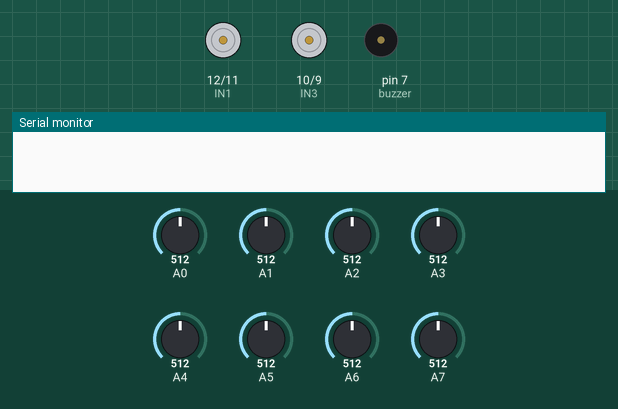
Recording of a sketch running on a simulated Arduino Mega 2560, built with avr-gcc and run on an emulated ATmega2560. On the bench: motor-driver pin pairs drawn as motors (green arrow = first pin HIGH = forward, orange = second pin HIGH = backward, longer = more drive, scaled by the enable pin), buzzer (waves = sounding), the last lines printed to the serial monitor. The test bench sets the inputs (shaded band); at power-on: A1 = 512, A0 = 512, A2 = 512, A3 = 512, A4 = 512, A5 = 512, A6 = 512, A7 = 512. Storage starts empty.

Above: at 0.1 s.
At 12.0 s:
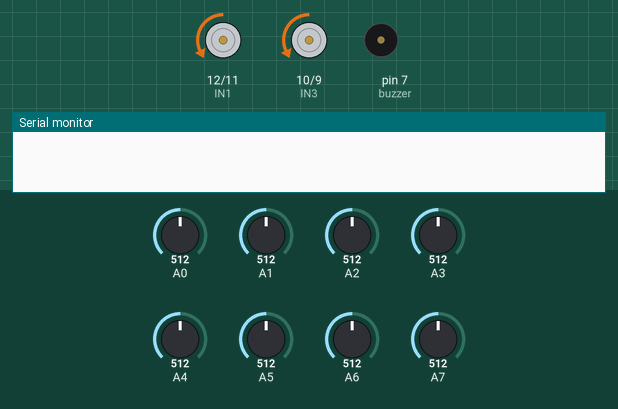
12.1 s: A1 set to 716
15.1 s: A0 set to 716
At 23.0 s:
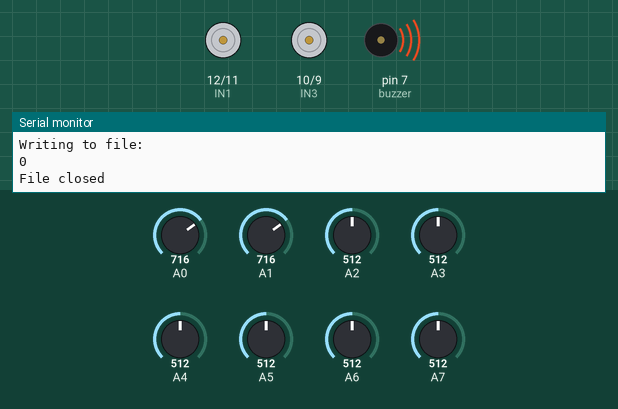
Timing chart, 0 to 25.8 s (numbered marks = the images above; inputs shaded):
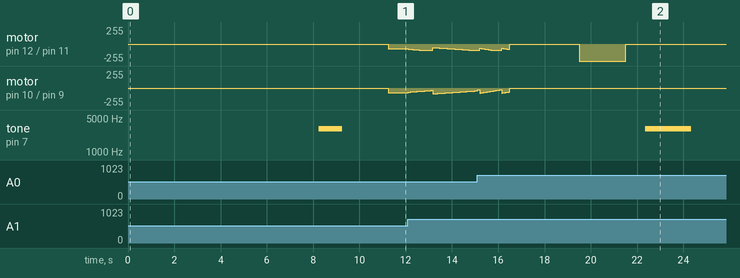

The sketch:

get_input_and_output_data.ino
```cpp
#include <QTRSensors.h>
#include <SD.h>
#include <SPI.h>
#include <stdio.h>
#include <stdlib.h>
QTRSensors qtr;
File file;
const uint8_t SensorCount = 8;
uint16_t sensorValues[SensorCount];
//PID control system variables
float Kp = 0.07;
float Ki = 0.0008;
float Kd = 0.6;
int P;
int I;
int D;
int lastError = 0;
unsigned long previousMillis = 0;
unsigned long interval = 10.00;
unsigned long currentMillis;
int CS_PIN = 53;
// initialization of maxspeed and basedspeed
const uint8_t max_speed = 90;
const uint8_t base_speed = 70;
//motors declarations
#define ENA 13
#define IN1 12
#define IN2 11
#define IN3 10
#define IN4 9
#define ENB 8
#define calibration_button 2
const int buzzer = 7; //buzzer to arduino pin 7
bool test=false;
int errorTab[500];
int motorSpeedTab[500];
int j=0;
int error;
int motorspeed;

void setup() {
  // put your setup code here, to run once:
  Serial.begin(9600); // Starts the serial communication
  //calibrate button and led declarations
  pinMode(calibration_button, INPUT_PULLUP);
  pinMode(buzzer, OUTPUT); // Set buzzer - pin 7 as an output
   pinMode(13, OUTPUT);
  //motors declarations
  pinMode(ENA,OUTPUT);
  pinMode(ENB,OUTPUT);
  pinMode(IN1,OUTPUT);
  pinMode(IN2,OUTPUT);
  pinMode(IN3,OUTPUT);
  pinMode(IN4,OUTPUT);
  //qtr 8rc declarations
  qtr.setTypeAnalog();
  qtr.setSensorPins((const uint8_t[]) {
  A0, A1, A2, A3, A4, A5, A6, A7
  }, SensorCount);

    calibrate();
    delay(2000);


  while (1) {
    if (millis()>16500) {
       stop();
       delay(3000);
       digitalWrite(13, HIGH);
       delay(2000);
       digitalWrite(13, LOW);
       storeData();
       tone(buzzer, 3000);
       delay(2000);
       noTone(buzzer);
       break;
    }
    else
     PID_control() ;
  }


}

void loop() {
  // put your main code here, to run repeatedly
}

void calibrate(){
  delay(1500);
  for (int i = 0; i < 150; i++) {
    qtr.calibrate();
    delay(20);
    }
  tone(buzzer, 3000);
  delay(1000);
  noTone(buzzer);
}

void PID_control() {
  uint16_t position = qtr.readLineBlack(sensorValues); //read the current position
  int error = 3500 - position; //3500 is the ideal position (the centre)
  P = error;
  I = I + error;
  D = error - lastError;
  lastError = error;
  int motorspeed = P*Kp + I*Ki + D*Kd; //calculate the correction
                                       //needed to be applied to the speed

  int motor_speeda = base_speed + motorspeed;
  int motor_speedb =  base_speed - motorspeed;

  if (motor_speeda > max_speed) {
    motor_speeda = max_speed;
  }
  if (motor_speedb > max_speed) {
    motor_speedb = max_speed;
  }
  if (motor_speeda < 0) {
    motor_speeda = 0;
  }
  if (motor_speedb < 0) {
    motor_speedb = 0;
  }
  forward_brake(motor_speeda, motor_speedb);

  currentMillis = millis();
  if ((currentMillis - previousMillis) >= interval) {
    previousMillis = currentMillis;
    errorTab[j]=error;
    motorSpeedTab[j]=motorspeed;
    j++;
  }
}

void forward_brake(int motor_speeda,int motor_speedb){
  analogWrite(ENA,motor_speeda);
  digitalWrite(IN1,LOW);
  digitalWrite(IN2,HIGH);
  analogWrite(ENB,motor_speedb);
  digitalWrite(IN3,LOW);
  digitalWrite(IN4,HIGH);
}

void stop(){
  analogWrite(ENA,0);
  analogWrite(ENB,0);
}

void initializeSD()
{
  Serial.println("Initializing SD card...");
  pinMode(CS_PIN, OUTPUT);

  if (SD.begin())
  {
    Serial.println("SD card is ready to use.");
  } else
  {
    Serial.println("SD card initialization failed");
    return;
  }
}

int createFile(char filename[])
{
  file = SD.open(filename, FILE_WRITE);

  if (file)
  {
    Serial.println("File created successfully.");
    return 1;
  } else
  {
    Serial.println("Error while creating file.");
    return 0;
  }
}

int writeToFile(char text[])
{
  if (file)
  {
    file.println(text);
    Serial.println("Writing to file: ");
    Serial.println(text);
    return 1;
  } else
  {
    Serial.println("Couldn't write to file");
    return 0;
  }
}

void closeFile()
{
  if (file)
  {
    file.close();
    Serial.println("File closed");
  }
}

void storeData()
{
  char StringError[10];
  char StringMotorSpeed[15];
  initializeSD();
  for(int k=0;k<=1;k++ ){
     sprintf(StringError, "%d", errorTab[k]);
     createFile("errors.txt");
     writeToFile(StringError);
     closeFile();
  }

  for(int m=0;m<=10;m++ ){
     sprintf(StringMotorSpeed, "%d", motorSpeedTab[m]);
     createFile("motorSpeed.txt");
     writeToFile(StringMotorSpeed);
     closeFile();
  }
}
```
